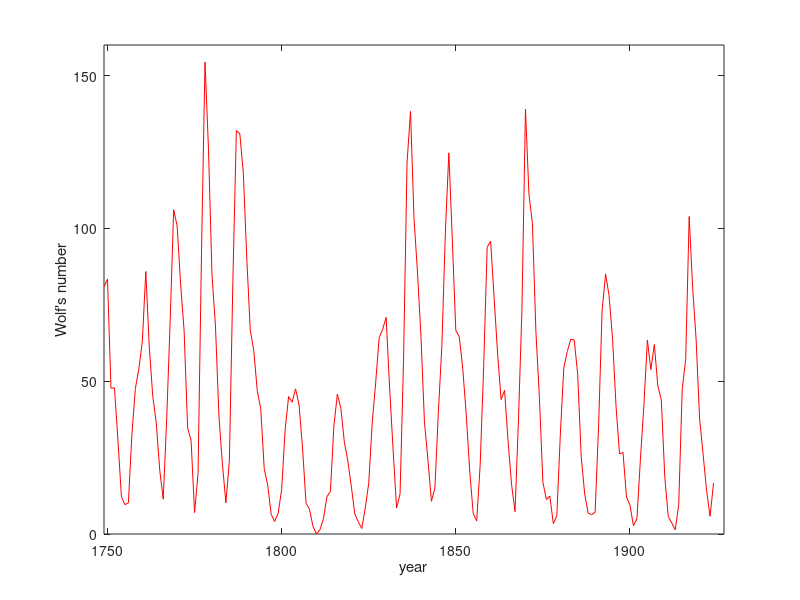
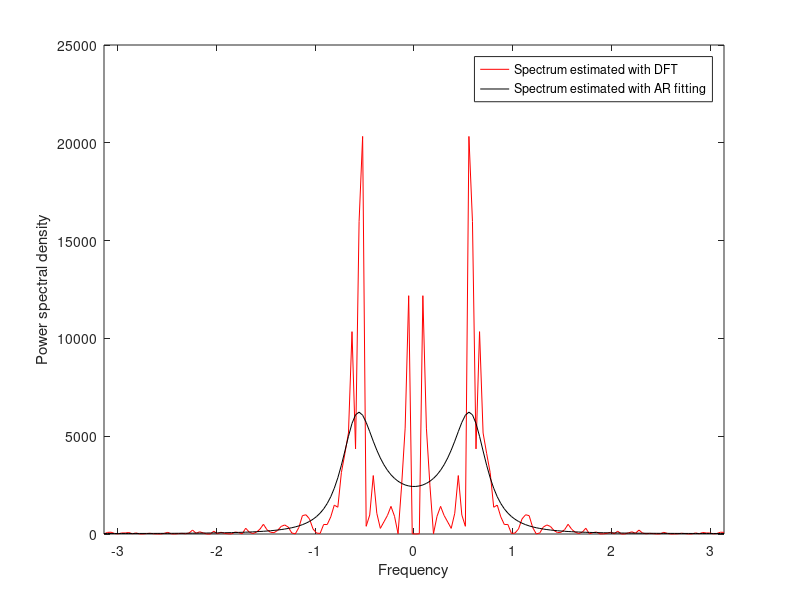

Write MATLAB code to recreate these figures, in order.
% Octave/Matlab code:
% Autoregressive fit of Wolf's sunspot numbers
% Comparison of the power spectral densities estimates obtained from DFT and AR fit 

%-------------------------------------------------------------------
% Load data
sunspot_data = load('sunspots.txt');
N = size(sunspot_data,1);
yrs = sunspot_data(:, 1);     % Years
ss  = sunspot_data(:, 2);     % Wolf's sunspot numbers
ssd = ss - mean(ss);          % Detrend the time series

%-------------------------------------------------------------------
% Plot sunspot numbers
figure(1);
clf();
plot(yrs, ss, 'r');
axis([1749, 1927, 0, 160]);
xlabel('year');
ylabel('Wolf''s number');
%print -color -depslatexstandalone wolf.eps

%-------------------------------------------------------------------
% Estimate the power spectrum by PEM (ordinary least squares)
% Model: y(t) = a y(t-1) + b y(t-2) + e(t)
Y = ssd(3:N);
Phi = [ssd(2:N-1), ssd(1:N-2)];         % Build the 'data matrix'
theta = pinv(Phi)*Y;                    % Estimate the parameters of the model
resid_var = var(Y - Phi*theta);         % Variance of the residuals
a = theta(1);
b = theta(2);

disp(sprintf('LS estimate of model parameters: a = %5.2f, b = %7.2f', a, b));
disp(sprintf('Variance of the residuals: %5.2f', resid_var));

%-------------------------------------------------------------------
% Estimate the power spectrum with the periodogram
dft = fft(ssd);                         % Discrete Fourier transform of the signal
dft = [ dft((N/2+1):N); dft(1:N/2); ];  % Interpret second chunk of the DFT as negative frequencies
dft_spectrum = abs(dft).^2./N;          % Periodogram

%-------------------------------------------------------------------
% Plot the spectrum estimates for comparison
frequencies = linspace(-pi, pi, N);     % Frequency scale for plotting
ar_spectrum = resid_var./( 1 + a^2 + b^2 + 2*a*(b-1)*cos(frequencies) - 2*b*cos(2*frequencies) );

figure(2);
clf();
plot(frequencies, dft_spectrum, 'r');
hold on;
plot(frequencies, ar_spectrum, 'k');
legend('Spectrum estimated with DFT', 'Spectrum estimated with AR fitting');
axis([-pi, pi]);
xlabel('Frequency');
ylabel('Power spectral density');
hold off;
%print -color -depslatexstandalone wolfspec.eps

%-------------------------------------------------------------------
% Compute the peak frequency and the phase of the (conjugate) poles of W(z),
% and the corresponding periods in years

freq_peak = acos(a*(b-1)/(4*b));
r = roots([1, -a, -b]);
freq_root = atan2( imag(r(1)), real(r(1)) );

disp(sprintf('Peak frequency: %5.2f', freq_peak));
disp(sprintf('Corresponding period (in years): %5.1f', 2*pi/freq_peak));
disp(sprintf('Phase of the poles: %5.2f', freq_root));
disp(sprintf('Corresponding period (in years): %5.1f', 2*pi/freq_root));



